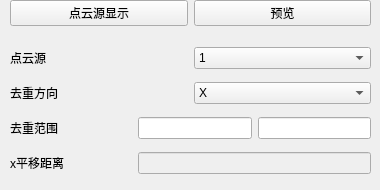
       <widget class="QWidget" name="CROP">
        <widget class="QWidget" name="layoutWidget">
         <property name="geometry">
          <rect>
           <x>10</x>
           <y>0</y>
           <width>361</width>
           <height>26</height>
          </rect>
         </property>
         <layout class="QHBoxLayout" name="horizontalLayout_117">
          <item>
           <widget class="QPushButton" name="CROP_general">
            <property name="enabled">
             <bool>true</bool>
            </property>
            <property name="text">
             <string>点云源显示</string>
            </property>
           </widget>
          </item>
          <item>
           <widget class="QPushButton" name="CROP_preview">
            <property name="enabled">
             <bool>true</bool>
            </property>
            <property name="text">
             <string>预览</string>
            </property>
           </widget>
          </item>
         </layout>
        </widget>
        <widget class="QWidget" name="layoutWidget">
         <property name="geometry">
          <rect>
           <x>10</x>
           <y>40</y>
           <width>361</width>
           <height>71</height>
          </rect>
         </property>
         <layout class="QGridLayout" name="gridLayout_11">
          <item row="0" column="0">
           <widget class="QLabel" name="label_116">
            <property name="text">
             <string>点云源</string>
            </property>
           </widget>
          </item>
          <item row="0" column="1">
           <widget class="QComboBox" name="CROP_raw_cloud">
            <property name="styleSheet">
             <string notr="true">selection-color: rgb(0, 0, 0);</string>
            </property>
            <item>
             <property name="text">
              <string>1</string>
             </property>
            </item>
           </widget>
          </item>
          <item row="1" column="0">
           <widget class="QLabel" name="label_117">
            <property name="text">
             <string>去重方向</string>
            </property>
           </widget>
          </item>
          <item row="1" column="1">
           <widget class="QComboBox" name="CROP_direction">
            <property name="styleSheet">
             <string notr="true">selection-color: rgb(0, 0, 0);</string>
            </property>
            <item>
             <property name="text">
              <string>X</string>
             </property>
            </item>
            <item>
             <property name="text">
              <string>Y</string>
             </property>
            </item>
            <item>
             <property name="text">
              <string>Z</string>
             </property>
            </item>
           </widget>
          </item>
         </layout>
        </widget>
        <widget class="QWidget" name="layoutWidget">
         <property name="geometry">
          <rect>
           <x>10</x>
           <y>110</y>
           <width>361</width>
           <height>71</height>
          </rect>
         </property>
         <layout class="QGridLayout" name="gridLayout_12">
          <item row="0" column="0">
           <widget class="QLabel" name="label_118">
            <property name="text">
             <string>去重范围                      </string>
            </property>
           </widget>
          </item>
          <item row="0" column="1">
           <widget class="QLineEdit" name="CROP_low"/>
          </item>
          <item row="0" column="2">
           <widget class="QLineEdit" name="CROP_high"/>
          </item>
          <item row="1" column="0">
           <widget class="QLabel" name="CROP_move_l">
            <property name="text">
             <string>x平移距离</string>
            </property>
           </widget>
          </item>
          <item row="1" column="1" colspan="2">
           <widget class="QLineEdit" name="CROP_move">
            <property name="enabled">
             <bool>false</bool>
            </property>
           </widget>
          </item>
         </layout>
        </widget>
       </widget>
